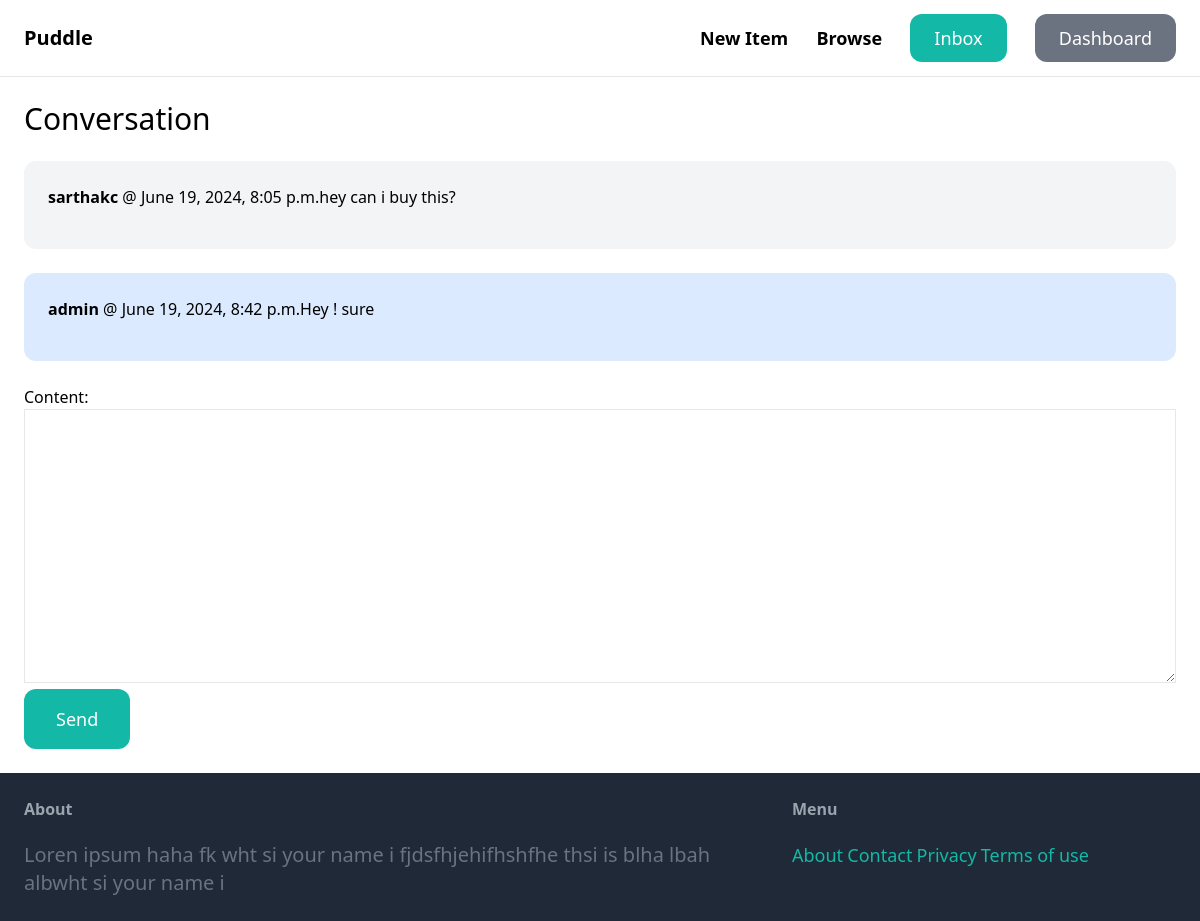
Page /inbox/3/ (signed in) on the committed database.
### conversation/models.py (models this page shows)
class ConversationMessage(models.Model):
    conversation = models.ForeignKey(Conversation,related_name='messages',on_delete=models.CASCADE)
    content=models.TextField()
    created_at=models.DateTimeField(auto_now_add=True)
    created_by=models.ForeignKey(User,related_name='created_messages',on_delete=models.CASCADE)

### conversation/views.py (the view)
# urls.py: path('<int:pk>/',views.detail,name='detail'),
@login_required
def detail(request,pk):
    conversation=Conversation.objects.filter(members__in=[request.user.id]).get(pk=pk)
    if request.method =='POST':
        form=ConversationMessageForm(request.POST)
        if form.is_valid():
            conversation_message=form.save(commit=False)
            conversation_message.conversation=conversation
            conversation_message.created_by=request.user
            conversation_message.save()
            conversation.save()
            return redirect('conversation:detail',pk=pk)
    else:
        form=ConversationMessageForm()
    return render(request,'conversation/detail.html',{
        'conversation':conversation,
        'form':form
    })

### conversation/forms.py
class ConversationMessageForm(forms.ModelForm):
    class Meta:
        model=ConversationMessage
        fields={'content',}
        widgets={
            'content':forms.Textarea(attrs={
                'class':'w-full py-4 px-6 rounded-x; border'
            })
        }

### conversation/templates/conversation/detail.html (shortened to what this page needs)
{% extends 'core/base.html' %}
{% block content %}
<h1 class="mb-6 text-3xl">Conversation</h1>
<div class="space-y-6 mb-6">
    {% for message in conversation.messages.all %}
        <div class="p-6 flex {% if message.created_by == request.user %} bg-blue-100 {% else %} bg-gray-100 {% endif %} rounded-xl">
            <p class="mb-4"><strong>{{message.created_by.username}}</strong> @ {{message.created_at}}</p>
            <p>{{message.content}}</p>
            </div>
    {% endfor %}
</div>
<form method="post" action="." class="mt-6">
    {{ form.as_p }}
    <button class="py-4 px-8 text-lg bg-teal-500 hover:bg-teal-700 rounded-xl text-white " >Send</button>
</form>
{% endblock %}

### rows in the picture
ConversationMessage: created_by.username "sarthakc", created_at "June 19, 2024, 8:05 p.m.", content "hey can i buy this?"
ConversationMessage: created_by.username "admin", created_at "June 19, 2024, 8:42 p.m.", content "Hey ! sure"
